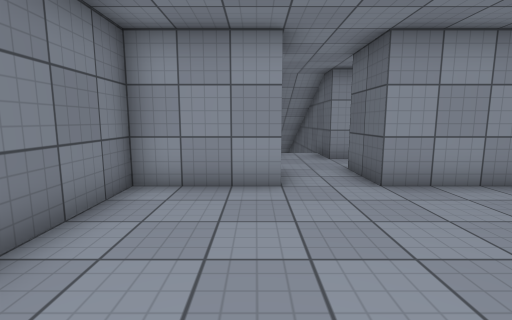
view 1 (above)

20 first-person views from a walk through a scene from a Unity 3-D project. The camera is 1.3 m above the floor, tilts 8° down and sees 85° across. The floor is counted in squares, 1 m on a side. Each view is taken from the middle of a square. On the plan, view 1 faces up. The plan holds only what a view shows up to about 13 squares ahead; the rest is blank. The place goes on beyond the plan. The player is left out. Surface patterns are stand-ins for the level's own textures.

view 2
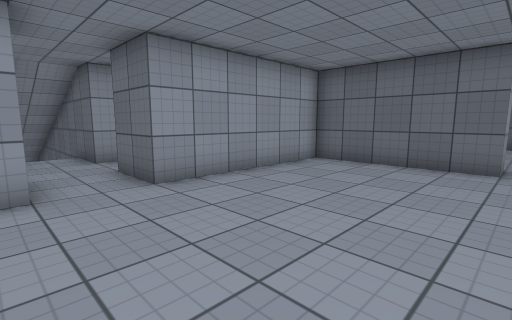

view 3
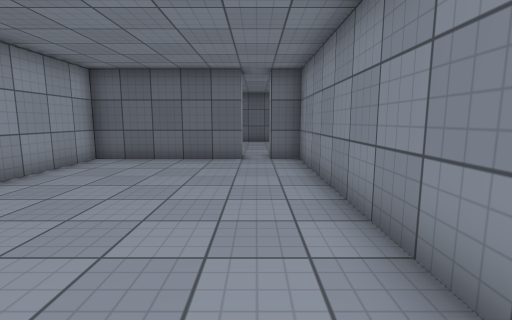

view 4
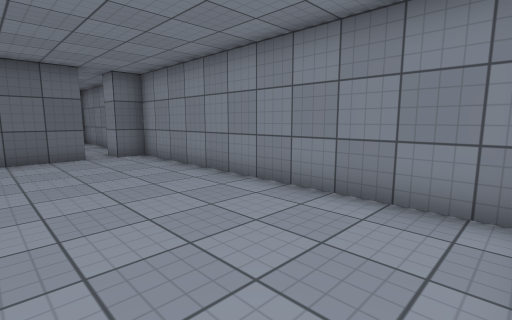

view 5
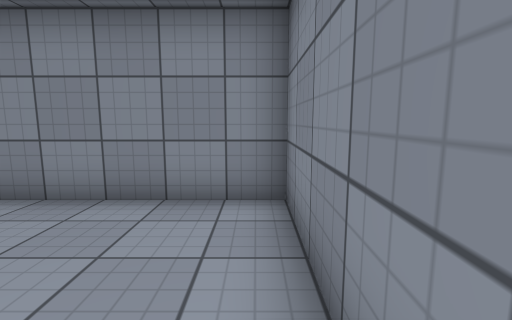

view 6
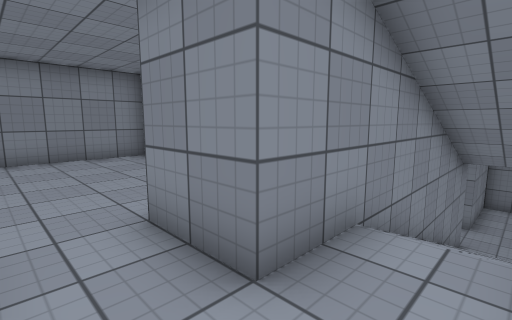

view 7
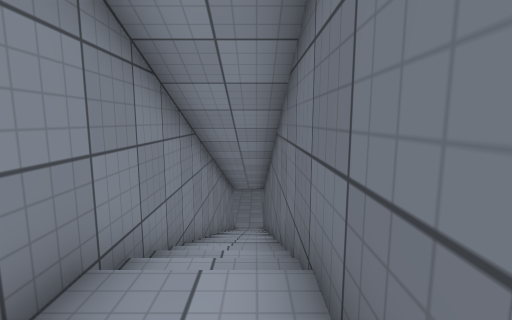

view 8
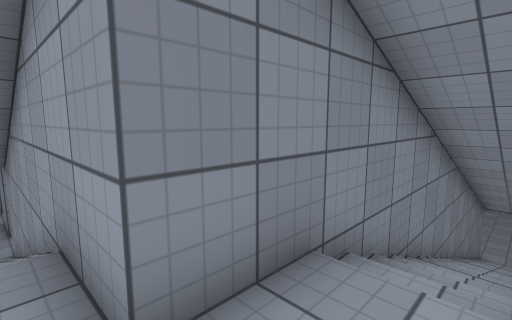

view 9
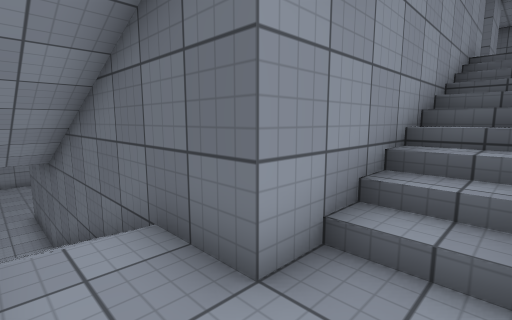

view 10
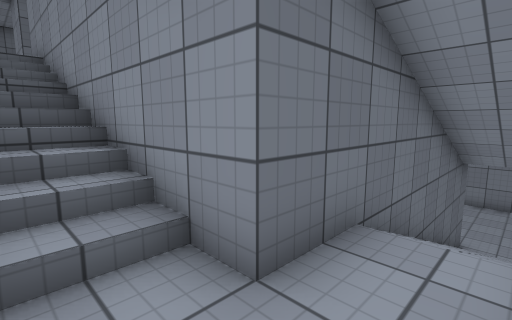

view 11
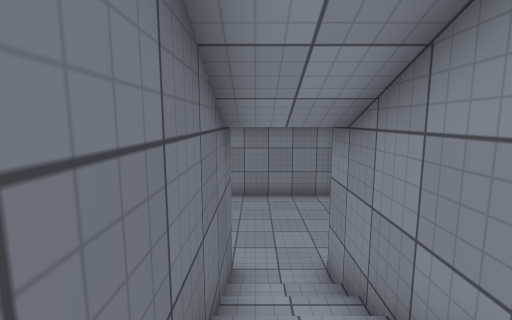

view 12
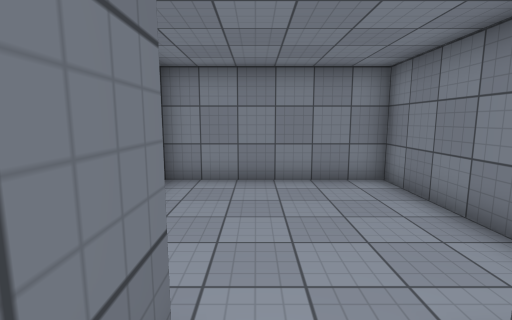

view 13
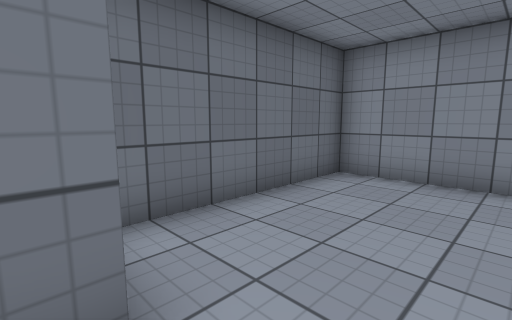

view 14
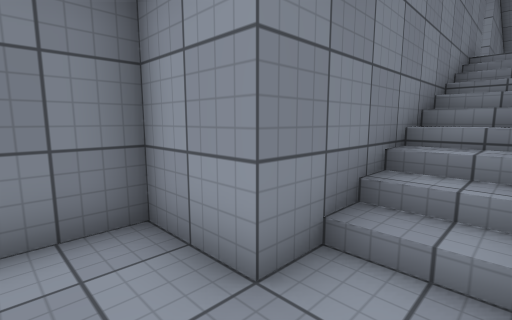

view 15
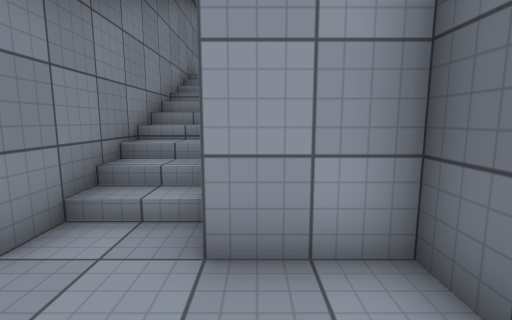

view 16
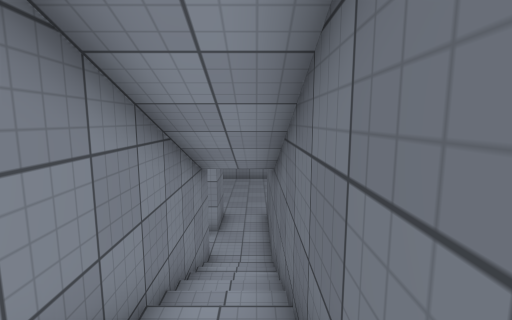

view 17
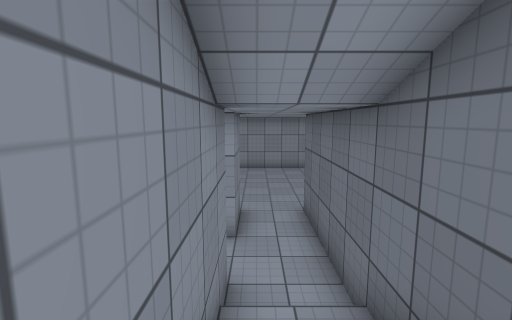

view 18
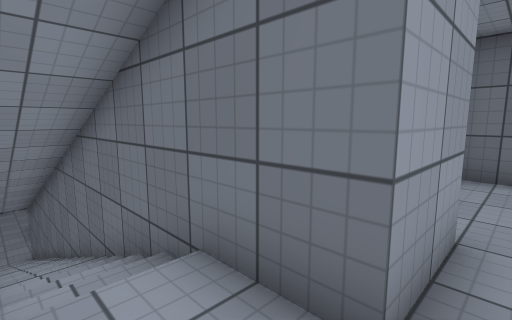

view 19
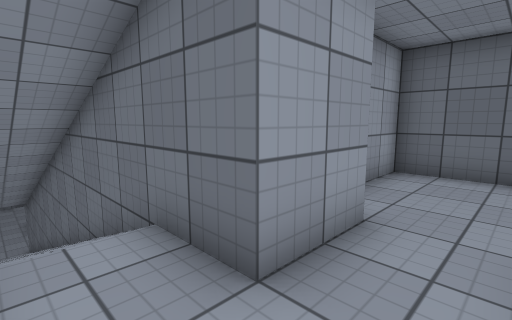

view 20
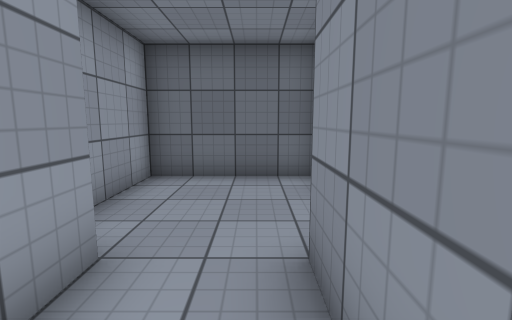

### Floor plan
Key: @ floor where view 1 was taken; # wall or solid block; . main floor; - floor 3 m lower than the main floor; _ floor 4.25 m lower than the main floor; < floor 6 m lower than the main floor; / step, stairs or slope.
Columns run from 14 left of view 1 to 17 right of it. Each row starts with its distance up from view 1.
 22   #<<#        #__#
 21   <<<#        #//#
 20   <<<#        #//#
 19   #<<#        #//#
 18   #//#        #//#
 17   #//#        #//#
 16   #//#        #//#
 15   #//#        #//#
 14   #//#        #//#
 13   #//#        #//#
 12   #//#        #//#
 11   #--#        #..#  ####
 10  ##--##########..##....#
  9 ------///////..........#
  8 ------///////..........#
  7 ###--##########..##....#
  6   #--#     ####..#######
  5   #//#     #...........#
  4   #//#     #...........#
  3   #//#     #...........#
  2   #//#     #...........#
  1   #//#     #...........# ......#
  0   #//#     #..@............
 -1   #//#     #...........# ..
 -2 ###<<###   #############
 -3 #<<<<<<#
 -4 #<<<<<<#
 -5 #<<<<<<#
 -6 #<<<<<<#
 -7 #<<<<<<#
 -8 #<<<<<<#
 -9 ########

Where each view was taken, in squares from view 1:
view 1: 0 up, 0 right, facing up
view 2: 0 up, 0 right, facing up-right
view 3: 0 up, 1 left, facing right
view 4: 3 up, 2 left, facing down-right
view 5: 3 up, 2 left, facing down
view 6: 9 up, 2 right, facing down-left
view 7: 9 up, 2 right, facing up
view 8: 9 up, 2 right, facing up-left
view 9: 8 up, 11 left, facing up-right
view 10: 9 up, 11 left, facing down-right
view 11: 3 up, 10 left, facing down
view 12: 1 down, 10 left, facing down
view 13: 2 down, 11 left, facing down-right
view 14: 4 down, 10 left, facing up-left
view 15: 5 down, 9 left, facing up
view 16: 11 up, 10 left, facing up
view 17: 15 up, 11 left, facing up
view 18: 9 up, 1 right, facing up-right
view 19: 8 up, 1 right, facing up-right
view 20: 8 up, 2 right, facing right
